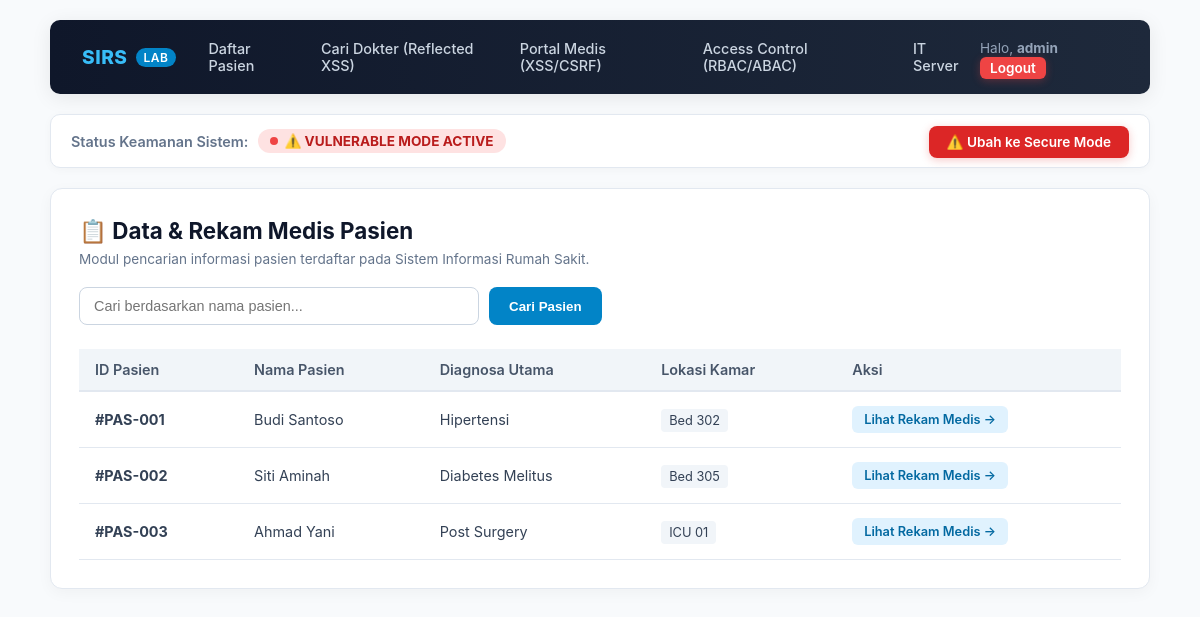
The page /search (signed in) on the database its author committed.
### tables this page shows
CREATE TABLE pasien (
                        id INTEGER PRIMARY KEY AUTOINCREMENT,
                        nama TEXT,
                        diagnosa TEXT,
                        kamar TEXT);

### app.py (the view)
@app.route('/search', methods=['GET'])
def search():
    if 'username' not in session:
        return redirect(url_for('login'))
    nama = request.args.get('nama', '')
    pasien_list = []
    executed_query = None
    if nama:
        conn = get_db_connection()
        is_secure = session.get('secure_mode', False)
        if is_secure:
            query_template = "SELECT * FROM pasien WHERE nama LIKE ?"
            executed_query = f"SQL Prepared Statement:\nQuery: {query_template}\nParam: '%{nama}%'"
            pasien_list = conn.execute(query_template, ('%' + nama + '%',)).fetchall()
        else:
            executed_query = f"SELECT * FROM pasien WHERE nama = '{nama}'"
            pasien_list = conn.execute(executed_query).fetchall()
        conn.close()
    else:
        conn = get_db_connection()
        pasien_list = conn.execute("SELECT * FROM pasien").fetchall()
        conn.close()
    return render_template('search.html', pasien_list=pasien_list, executed_query=executed_query, search_key=nama)

### app.py (called while the page is built)
def get_db_connection():
    conn = sqlite3.connect('hospital.db')
    conn.row_factory = sqlite3.Row
    return conn

### templates/search.html (shortened to what this page needs)
<!DOCTYPE html>
<html lang="id">
<head>
</head>
<body>
    <div class="container">
        {% include 'navbar.html' %}
        <div class="content-card">
            <div class="header-title">📋 Data & Rekam Medis Pasien</div>
            <div class="header-desc">Modul pencarian informasi pasien terdaftar pada Sistem Informasi Rumah Sakit.</div>
            <form method="GET" action="/search" class="search-box">
                <input type="text" name="nama" value="{{ search_key or '' }}" class="search-input" placeholder="Cari berdasarkan nama pasien...">
                <button type="submit" class="btn-search">Cari Pasien</button>
            </form>
            <table class="styled-table">
                <thead>
                    <tr>
                        <th>ID Pasien</th>
                        <th>Nama Pasien</th>
                        <th>Diagnosa Utama</th>
                        <th>Lokasi Kamar</th>
                        <th>Aksi</th>
                    </tr>
                </thead>
                <tbody>
                    {% for p in pasien_list %}
                    <tr>
                        <td><strong>#PAS-00{{ p.id }}</strong></td>
                        <td>{{ p.nama }}</td>
                        <td>{{ p.diagnosa }}</td>
                        <td><span style="background: #f1f5f9; padding: 4px 8px; border-radius: 4px; font-size: 0.8rem;">{{ p.kamar }}</span></td>
                        <td><a href="/detail_pasien?id={{ p.id }}" class="btn-detail">Lihat Rekam Medis &rarr;</a></td>
                    </tr>
                    {% else %}
                    <tr>
                        <td colspan="5" style="text-align: center; color: #94a3b8; padding: 20px;">Data pasien tidak ditemukan.</td>
                    </tr>
                    {% endfor %}
                </tbody>
            </table>
        </div>
    </div>
</body>
</html>

### templates/navbar.html (shortened to what this page needs)
<nav style="background: linear-gradient(90deg, #0f172a 0%, #1e293b 100%); padding: 14px 24px; display: flex; justify-content: space-between; align-items: center; border-radius: 10px; box-shadow: 0 4px 20px rgba(0,0,0,0.08); margin-bottom: 20px;">
    <div style="display: flex; align-items: center; gap: 20px;">
        <a href="{{ url_for('index') }}" style="color: #38bdf8; font-weight: 800; text-decoration: none; font-size: 1.2rem; letter-spacing: 0.5px; display: flex; align-items: center; gap: 8px;">
             SIRS <span style="font-size: 0.75rem; background: #0284c7; color: white; padding: 2px 8px; border-radius: 12px; font-weight: 600;">LAB </span>
        </a>
        <div style="display: flex; gap: 8px;">
            <a href="{{ url_for('search') }}" style="color: #cbd5e1; padding: 6px 12px; border-radius: 6px; text-decoration: none; font-size: 0.9rem; font-weight: 500; transition: all 0.2s;">Daftar Pasien</a>
            <a href="{{ url_for('search_reflected') }}" style="color: #cbd5e1; padding: 6px 12px; border-radius: 6px; text-decoration: none; font-size: 0.9rem; font-weight: 500; transition: all 0.2s;">Cari Dokter (Reflected XSS)</a>
            <a href="{{ url_for('catatan_medis') }}" style="color: #cbd5e1; padding: 6px 12px; border-radius: 6px; text-decoration: none; font-size: 0.9rem; font-weight: 500; transition: all 0.2s;">Portal Medis (XSS/CSRF)</a>
            <a href="{{ url_for('rekam_medis_privilege') }}" style="color: #cbd5e1; padding: 6px 12px; border-radius: 6px; text-decoration: none; font-size: 0.9rem; font-weight: 500; transition: all 0.2s;">Access Control (RBAC/ABAC)</a>
            <a href="{{ url_for('ping') }}" style="color: #cbd5e1; padding: 6px 12px; border-radius: 6px; text-decoration: none; font-size: 0.9rem; font-weight: 500; transition: all 0.2s;">IT Server</a>
        </div>
    </div>
    <div>
        {% if session.get('username') %}
            <span style="color: #94a3b8; font-size: 0.85rem; margin-right: 12px;">Halo, <strong>{{ session['username'] }}</strong></span>
            <a href="{{ url_for('logout') }}" style="background-color: #ef4444; color: white; padding: 3px 10px; border-radius: 6px; text-decoration: none; font-size: 0.85rem; font-weight: 600; box-shadow: 0 2px 8px rgba(239, 68, 68, 0.3);">Logout</a>
        {% endif %}
    </div>
</nav>
<div style="background: #ffffff; padding: 14px 20px; border-radius: 10px; margin-bottom: 20px; display: flex; justify-content: space-between; align-items: center; border: 1px solid #e2e8f0; box-shadow: 0 2px 10px rgba(0,0,0,0.03);">
    <div style="display: flex; align-items: center; gap: 10px;">
        <span style="font-size: 0.9rem; color: #64748b; font-weight: 600;">Status Keamanan Sistem:</span>
        {% if session.get('secure_mode') %}
            <span style="background-color: #dcfce7; color: #15803d; padding: 4px 12px; border-radius: 20px; font-weight: 700; font-size: 0.85rem; display: flex; align-items: center; gap: 6px;">
                <span style="height: 8px; width: 8px; background-color: #22c55e; border-radius: 50%;"></span> 🛡️ SECURE MODE ACTIVE
            </span>
        {% else %}
            <span style="background-color: #fee2e2; color: #b91c1c; padding: 4px 12px; border-radius: 20px; font-weight: 700; font-size: 0.85rem; display: flex; align-items: center; gap: 6px;">
                <span style="height: 8px; width: 8px; background-color: #ef4444; border-radius: 50%;"></span> ⚠️ VULNERABLE MODE ACTIVE
            </span>
        {% endif %}
    </div>
    <div>
        {% if session.get('secure_mode') %}
            <a href="{{ url_for('toggle_mode') }}" style="background: #16a34a; color: white; padding: 8px 18px; border-radius: 8px; text-decoration: none; font-weight: 600; font-size: 0.85rem; box-shadow: 0 2px 8px rgba(22, 163, 74, 0.25);">
                🛡️ Ubah ke Vulnerable Mode
            </a>
        {% else %}
            <a href="{{ url_for('toggle_mode') }}" style="background: #dc2626; color: white; padding: 8px 18px; border-radius: 8px; text-decoration: none; font-weight: 600; font-size: 0.85rem; box-shadow: 0 2px 8px rgba(220, 38, 38, 0.25);">
                ⚠️ Ubah ke Secure Mode
            </a>
        {% endif %}
    </div>
</div>

### templates/search.html (style rules this page uses)
* { box-sizing: border-box; margin: 0; padding: 0; }
body { font-family: 'Inter', 'Segoe UI', Arial, sans-serif; background-color: #f8fafc; color: #1e293b; padding: 20px; }
.container { max-width: 1100px; margin: 0 auto; }
.content-card { background: #ffffff; border-radius: 12px; padding: 28px; box-shadow: 0 4px 15px rgba(0, 0, 0, 0.04); border: 1px solid #e2e8f0; }
.header-title { font-size: 1.4rem; font-weight: 700; color: #0f172a; margin-bottom: 6px; }
.header-desc { font-size: 0.85rem; color: #64748b; margin-bottom: 20px; }
.search-box { display: flex; gap: 10px; margin-bottom: 24px; }
.search-input { flex: 1; max-width: 400px; padding: 10px 14px; border: 1px solid #cbd5e1; border-radius: 8px; font-size: 0.9rem; }
.btn-search { padding: 10px 20px; background-color: #0284c7; color: white; border: none; border-radius: 8px; font-weight: 600; cursor: pointer; }
.styled-table { width: 100%; border-collapse: collapse; font-size: 0.9rem; text-align: left; }
.styled-table th { background-color: #f1f5f9; color: #475569; font-weight: 600; padding: 12px 16px; border-bottom: 2px solid #e2e8f0; }
.styled-table td { padding: 14px 16px; border-bottom: 1px solid #e2e8f0; color: #334155; }
.btn-detail { display: inline-block; padding: 6px 12px; background-color: #e0f2fe; color: #0369a1; text-decoration: none; border-radius: 6px; font-size: 0.8rem; font-weight: 600; }

### rows shown on the page
pasien: id "1", nama "Budi Santoso", diagnosa "Hipertensi", kamar "Bed 302"
pasien: id "2", nama "Siti Aminah", diagnosa "Diabetes Melitus", kamar "Bed 305"
pasien: id "3", nama "Ahmad Yani", diagnosa "Post Surgery", kamar "ICU 01"

### other values the page prints
{{ session['username'] }} "admin"
